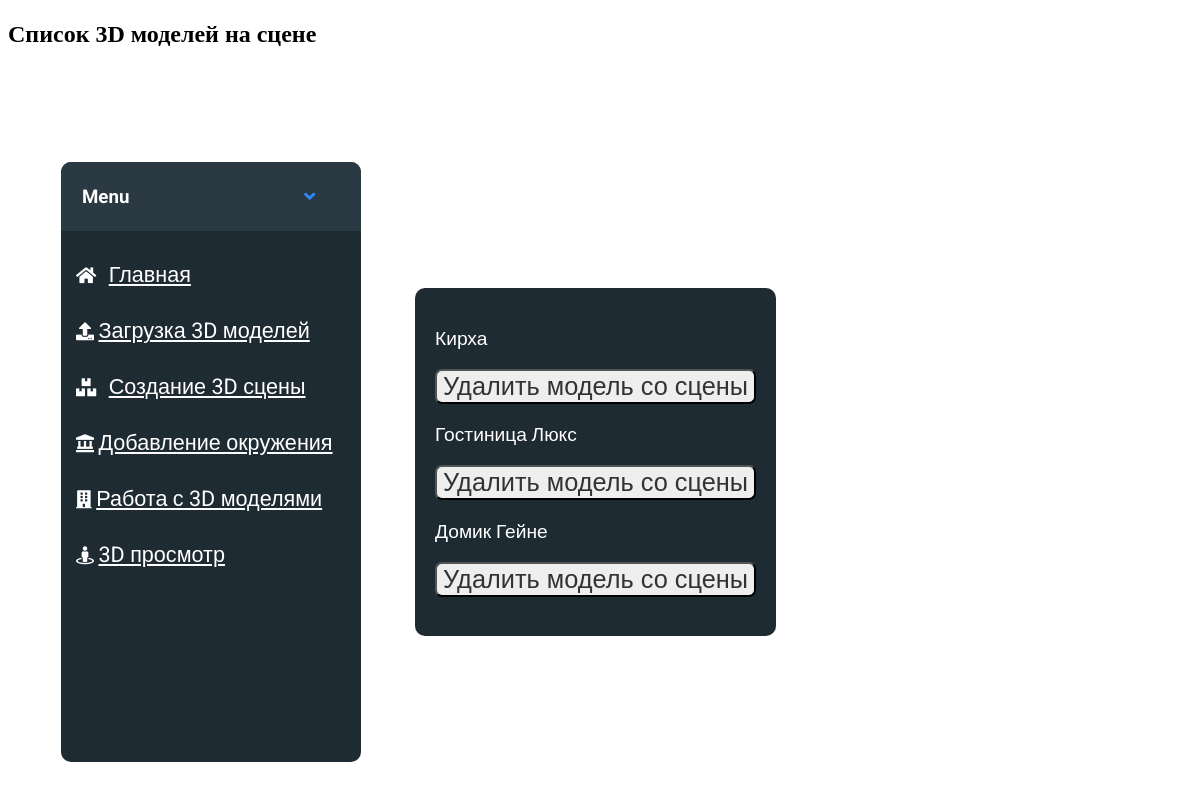
The app's page /manage/list_models_on_scene/7, older data.
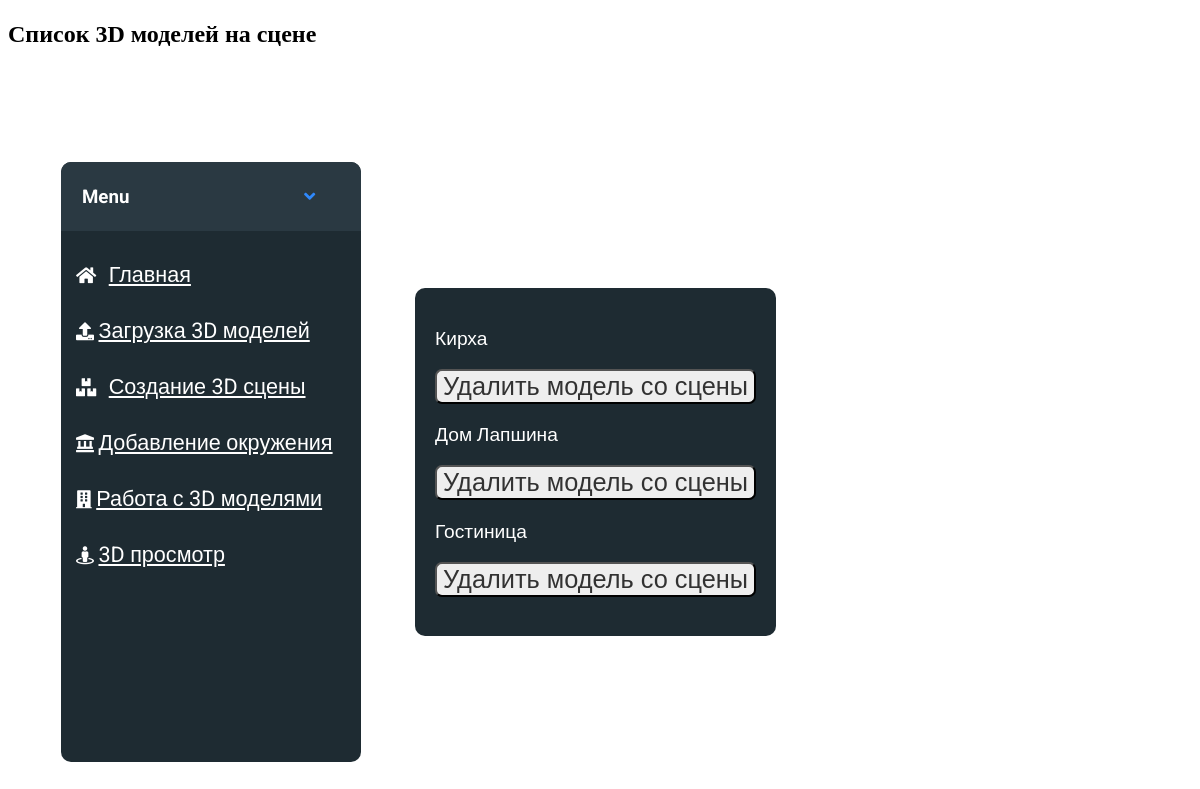
The same page, newer data.
### loadmodels/models.py (models this page shows, shortened)
class Model3D(models.Model):
    name = models.CharField(max_length=100, verbose_name="Название модели")
    fname = models.FileField(upload_to="loadmodels/static/models",verbose_name="Файл модели (OBJ)")
    fname_mtl = models.FileField(upload_to="loadmodels/static/models",verbose_name="Файл с материалами модели (MTL)")
    height =  models.IntegerField(verbose_name="Высота объекта, м")
    descr = models.CharField(max_length=300,verbose_name="Краткое описание модели")
    scene = models.ForeignKey(Scene,on_delete=models.CASCADE,default=1,verbose_name="3D сцена")

### loadmodels/views.py (the view)
# urls.py: re_path('manage/list_models_on_scene/([0-9]+)',list_models_on_scene)
def list_models_on_scene(req,id_scene):
    id_scene = int(id_scene)
    scene = Scene.objects.get(id=id_scene)
    models3d = Model3D.objects.filter(scene=scene)
    html = render(req,"list_models_on_scene.html",{"scene":scene,"models3d":models3d})
    return HttpResponse(html)

### templates/list_models_on_scene.html (shortened to what this page needs)
{% extends 'base.html'%}
{% block header %}
<h2>Список 3D  моделей на  сцене</h2>
<h3>{{ scene.name }}</h3>
{% endblock %}
{% block content %}
<div class="imit-forms">
{% for model3d in models3d %}
<p>
    {{ model3d.name }}
</p>
<p>
    <a href="/manage/delete_model3d/{{ model3d.id }}">
        <button>Удалить модель со сцены</button>
    </a>
</p>
{% endfor %}
</div>
{% endblock %}

Row changes from the older to the newer data that the page shows:
removed Model3D: name "Гостиница Люкс"
removed Model3D: name "Домик Гейне"
added Model3D: name "Дом Лапшина"
added Model3D: name "Гостиница"
